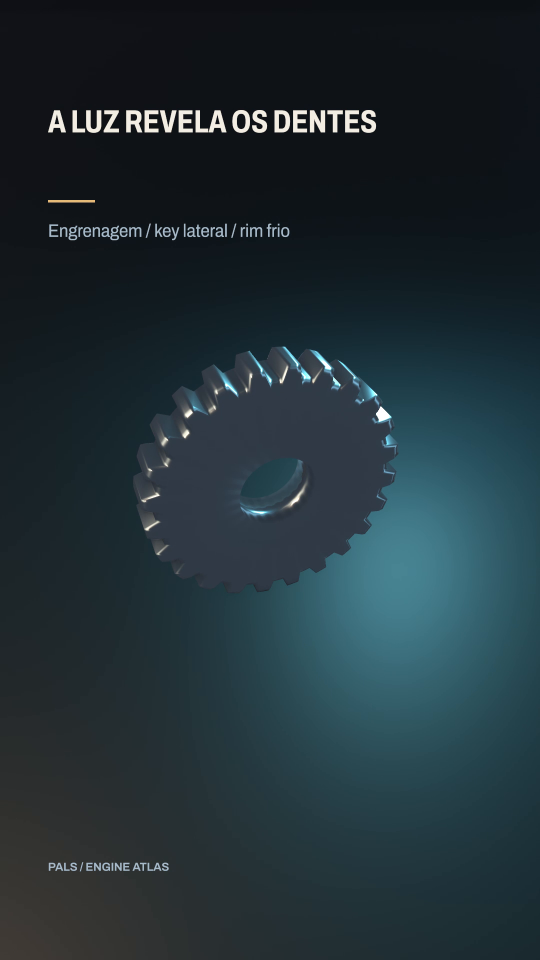
#> input picture docs/ENGINE-ATLAS/01-pbr-key-rim/samples/t0.25.png, 1080 x 1920 px, found by its file name (shown at 1/2 size); its folder holds 3 pictures in this run
$ python review_motion.py
#> lines starting #> are read from the running program, lines starting #| are printed output that depends on the picture
from pathlib import Path
import json,math
from PIL import Image,ImageDraw,ImageFont
root=Path(__file__).resolve().parents[1];items=json.loads((root/'work/catalog.json').read_text())[8:]
#> (reads docs/ENGINE-ATLAS/work/catalog.json from the repository)
font=ImageFont.truetype(str(root/'assets/atlas.ttf'),22)
for page in range(math.ceil(len(items)/4)):
    sheet=Image.new('RGB',(960,1480),'#101C2A');d=ImageDraw.Draw(sheet)
#> after `sheet = Image.new('RGB', (960, 1480), '#101C2A')`:
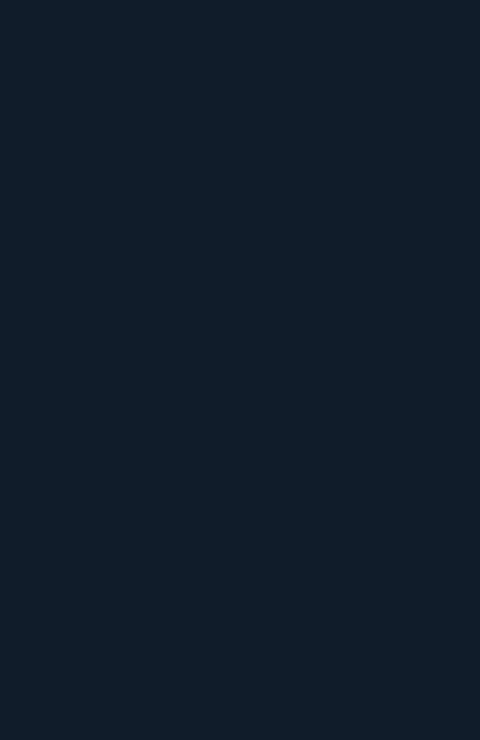
#> sheet: PIL image 960x1480 RGB (shown at 1/2 size); mean R, G, B 16, 28, 42
    for j,item in enumerate(items[page*4:page*4+4]):
        y=j*370;d.text((10,y),item['slug'],font=font,fill='white')
        for i,t in enumerate(['0.25','1.75','3.25']):
            im=Image.open(root/item['slug']/'samples'/('t'+t+'.png')).convert('RGB').crop((0,520,1080,1640));im.thumbnail((308,320));sheet.paste(im,(i*320+6,y+32));d.text((i*320+12,y+342),t+' s',font=font,fill='white')
#> after `im = Image.open(root / item['slug'] / 'samples' / ('t' + t + '.png')).`:
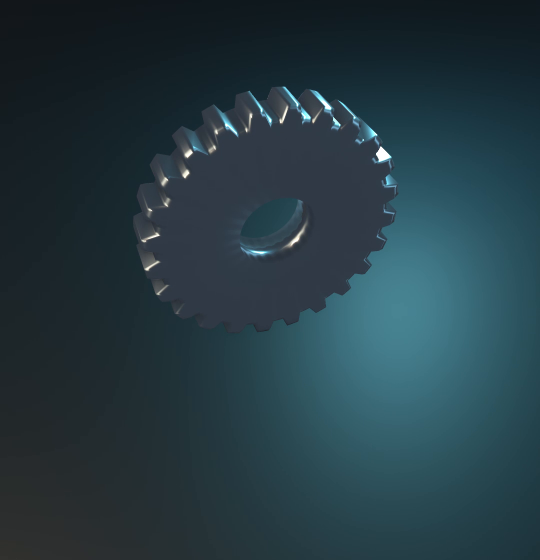
#> im: PIL image 1080x1120 RGB (shown at 1/2 size); mean R, G, B 37.3, 58.6, 66.9
#> after `im.thumbnail((308, 320))`:
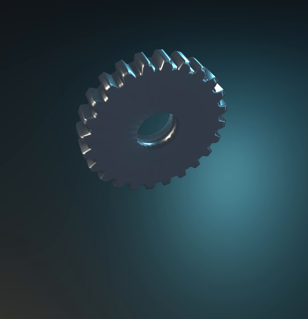
#> im: PIL image 308x319 RGB; mean R, G, B 37.3, 58.6, 66.9
#> after `sheet.paste(im, (i * 320 + 6, y + 32))`:
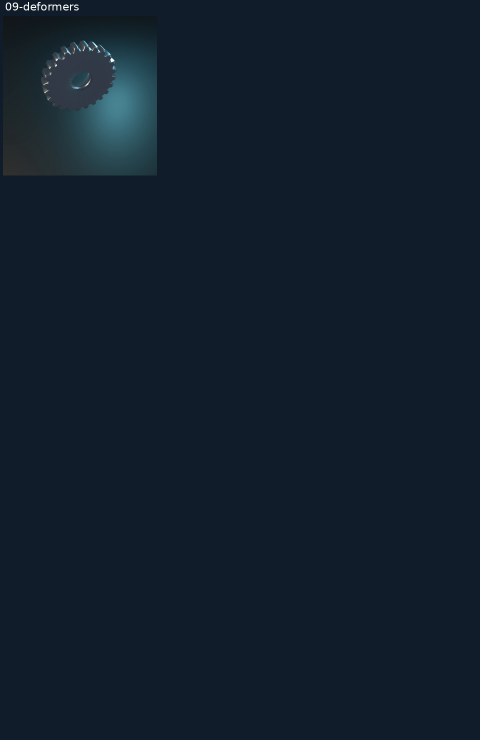
#> sheet: PIL image 960x1480 RGB (shown at 1/2 size); mean R, G, B 17.6, 30.2, 43.8
    sheet.save(root/'work'/('MOTION-WAVE2-'+str(page+1)+'.jpg'),quality=95)
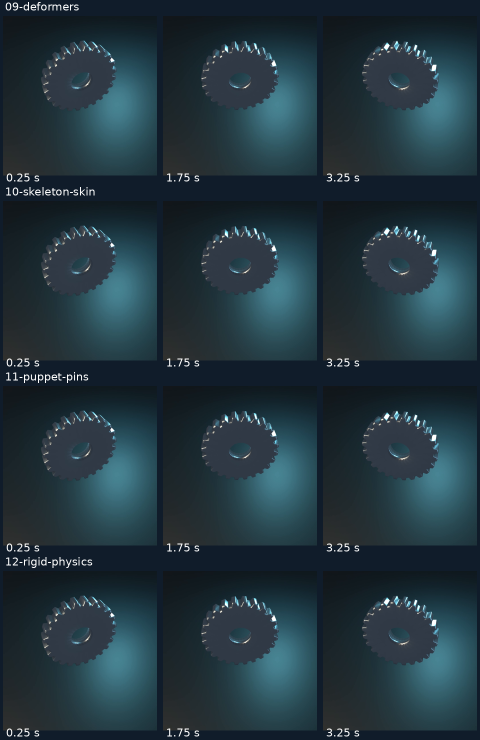
#> saved as MOTION-WAVE2-1.jpg: PIL image 960x1480 RGB (shown at 1/2 size); mean R, G, B 34.8, 54.3, 63.6
